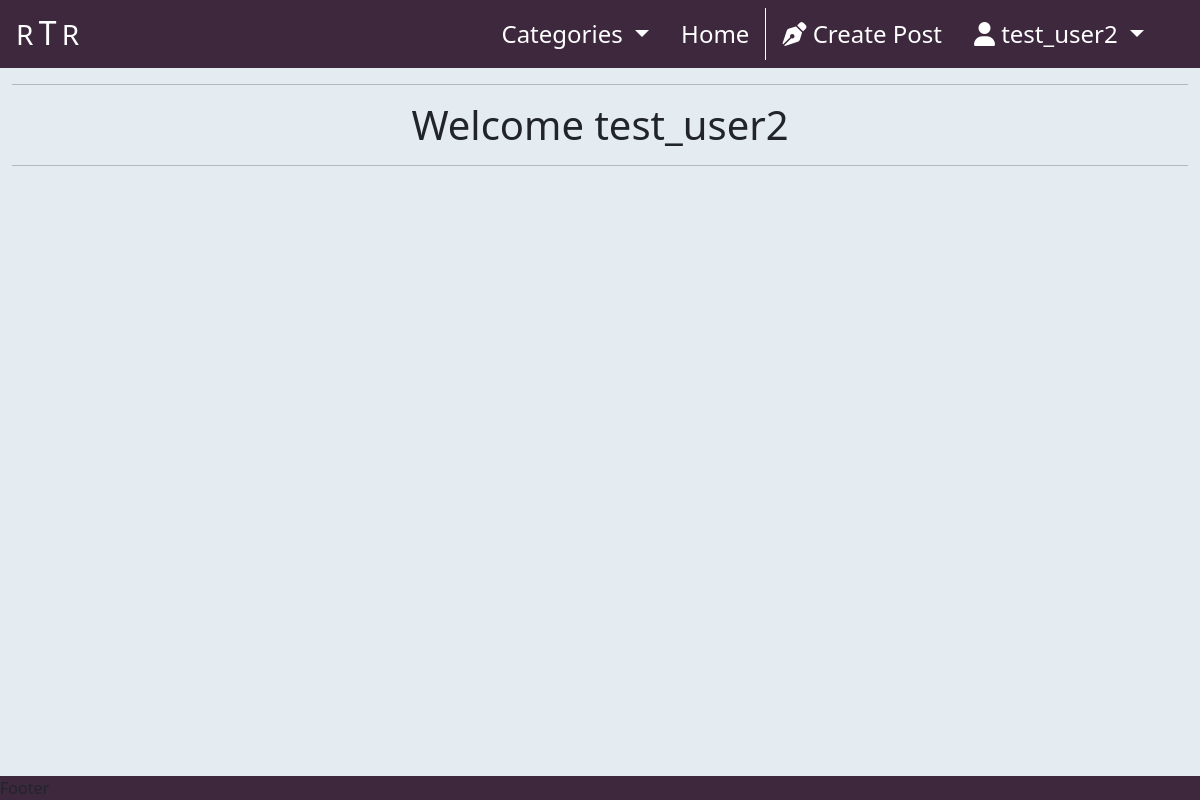
Before: /profile/ (signed in) with the older database file.
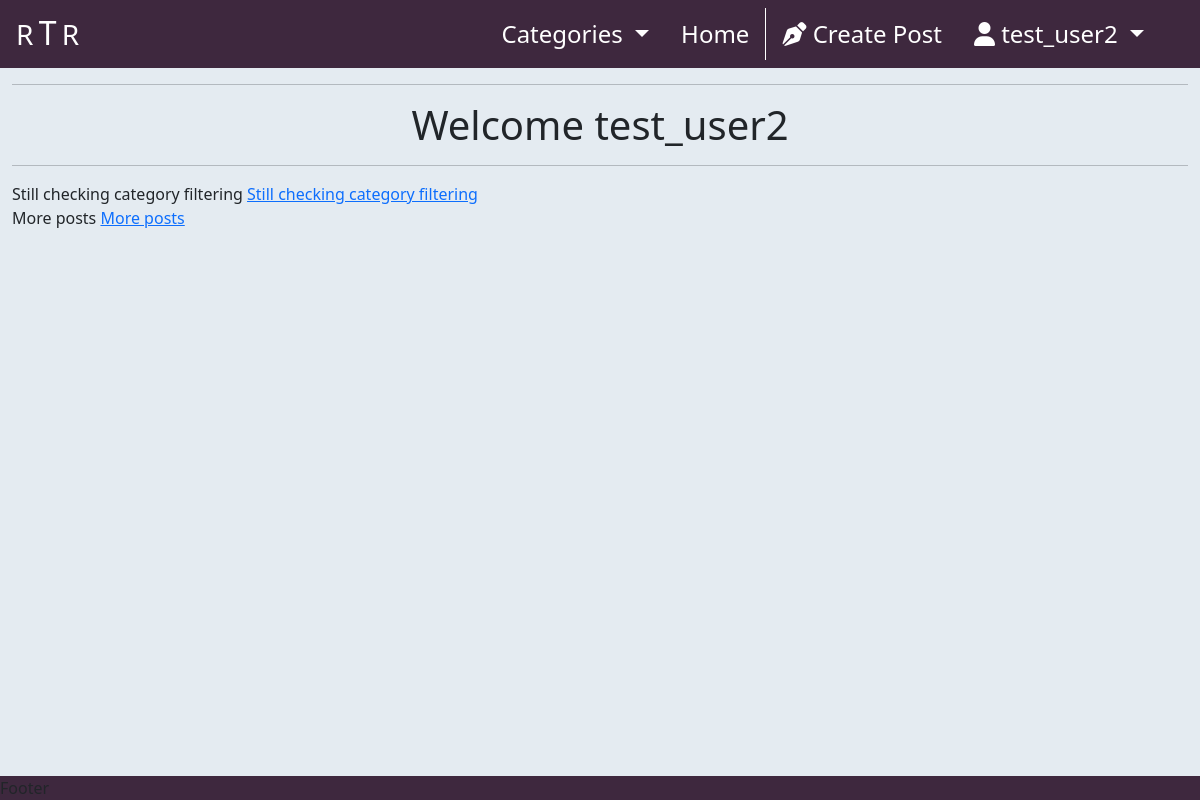
After: the same page with the newer database file.
### newssite/models.py (models this page shows, shortened)
class Post(models.Model):
    title = models.CharField(max_length=200, unique=True)
    slug = models.SlugField(max_length=200, unique=True, blank=True)
    author = models.ForeignKey(
        User,
        on_delete=models.CASCADE,
        related_name='posts'
    )
    updated_on_date = models.DateTimeField(auto_now=True)
    excerpt = models.TextField(max_length=300, blank=True)
    content = models.TextField()
    category = models.ForeignKey(
        Category,
        max_length=30,
        null=True,
        blank=True,
        on_delete=models.SET_NULL
    )
    featured_image = CloudinaryField('image', default='placeholder')
    created_on = models.DateTimeField(auto_now_add=True)
    status = models.IntegerField(choices=STATUS, default=1)
    likes = models.ManyToManyField(User, related_name='likes', blank=True)
    class Meta:
        ordering = ['-created_on']

### profiles/views.py (the view, shortened to what this page needs)
# urls.py: path('', views.ProfileView.as_view(), name="profile"),
class ProfileView(View):
    def get(self, request, *args, **kwargs):
        if request.user.is_anonymous is False:
            profile = get_object_or_404(UserProfile, user=request.user)
            posts = Post.objects.filter(author=profile.user.id)
            comments = Comment.objects.filter(author=profile.user.id)
            return render(
                request,
                "profiles/profile.html",
                {
                    'profile': profile,
                    'posts': posts,
                    'comments': comments,
                },
            )

### newssite/context_processors.py (called while the page is built)
def categories(request):
    return {
        'categories': Category.objects.all()
    }

### newssite/models.py (called while the page is built)
    def __str__(self):
        return self.name

### profiles/templates/profiles/profile.html (shortened to what this page needs)
{% extends "base.html" %}
{% load static %}
{% block content %}
    <div class="container-fluid">
        <div class="row">
            <div class="col-12 text-center">
                <hr>
                <h1>Welcome {{ request.user.username }}</h1>
                <hr>
            </div>
        </div>
        <div class="row">
            <div class="col-12">
                {% for post in posts %}
                <div class="row">
                    <div class="col-12">
                        {{ post.title }}
                        <a href="{% url 'edit_post' %}?slug={{ post.slug }}">{{post.title}}</a>
                    </div>
                </div>
                {% endfor %}
            </div>
        </div>
    </div>
{% endblock %}

Changed rows visible on the page:
added Post: title "Still checking category filtering"
added Post: title "More posts"
